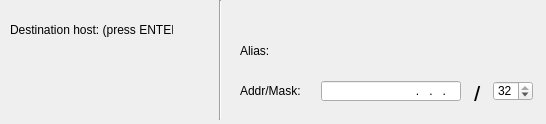
          <widget class="QWidget" name="TabPage1" >
           <property name="geometry" >
            <rect>
             <x>0</x>
             <y>0</y>
             <width>546</width>
             <height>124</height>
            </rect>
           </property>
           <attribute name="title" >
            <string>Destination</string>
           </attribute>
           <widget class="NMGHostInformationComboWidget" native="1" name="destHost" >
            <property name="geometry" >
             <rect>
              <x>10</x>
              <y>60</y>
              <width>200</width>
              <height>40</height>
             </rect>
            </property>
           </widget>
           <widget class="QLabel" name="textLabel4_2" >
            <property name="geometry" >
             <rect>
              <x>10</x>
              <y>20</y>
              <width>163</width>
              <height>20</height>
             </rect>
            </property>
            <property name="text" >
             <string>Destination host: (press ENTER)</string>
            </property>
            <property name="wordWrap" >
             <bool>false</bool>
            </property>
           </widget>
           <widget class="Line" name="line16_2" >
            <property name="geometry" >
             <rect>
              <x>210</x>
              <y>0</y>
              <width>20</width>
              <height>120</height>
             </rect>
            </property>
            <property name="frameShape" >
             <enum>QFrame::VLine</enum>
            </property>
            <property name="frameShadow" >
             <enum>QFrame::Sunken</enum>
            </property>
           </widget>
           <widget class="QWidget" name="layoutWidget5" >
            <property name="geometry" >
             <rect>
              <x>240</x>
              <y>80</y>
              <width>294</width>
              <height>22</height>
             </rect>
            </property>
            <layout class="QHBoxLayout" >
             <item>
              <widget class="QLabel" name="textLabel7" >
               <property name="minimumSize" >
                <size>
                 <width>75</width>
                 <height>20</height>
                </size>
               </property>
               <property name="maximumSize" >
                <size>
                 <width>75</width>
                 <height>20</height>
                </size>
               </property>
               <property name="text" >
                <string>Addr/Mask:</string>
               </property>
               <property name="wordWrap" >
                <bool>false</bool>
               </property>
              </widget>
             </item>
             <item>
              <widget class="QLineEdit" name="destAddress" >
               <property name="minimumSize" >
                <size>
                 <width>140</width>
                 <height>20</height>
                </size>
               </property>
               <property name="maximumSize" >
                <size>
                 <width>140</width>
                 <height>20</height>
                </size>
               </property>
               <property name="inputMask" >
                <string>000.000.000.000; </string>
               </property>
               <property name="text" >
                <string>...</string>
               </property>
               <property name="alignment" >
                <set>Qt::AlignRight</set>
               </property>
              </widget>
             </item>
             <item>
              <widget class="QLabel" name="textLabel33_2" >
               <property name="minimumSize" >
                <size>
                 <width>20</width>
                 <height>20</height>
                </size>
               </property>
               <property name="maximumSize" >
                <size>
                 <width>20</width>
                 <height>20</height>
                </size>
               </property>
               <property name="font" >
                <font>
                 <pointsize>15</pointsize>
                </font>
               </property>
               <property name="text" >
                <string>&lt;font size="+1">&lt;font size="+1">&lt;font size="+1">&lt;p align="center">/&lt;/p>&lt;/font>&lt;/font>&lt;/font></string>
               </property>
               <property name="wordWrap" >
                <bool>false</bool>
               </property>
              </widget>
             </item>
             <item>
              <widget class="QSpinBox" name="destMask" >
               <property name="minimumSize" >
                <size>
                 <width>40</width>
                 <height>20</height>
                </size>
               </property>
               <property name="maximumSize" >
                <size>
                 <width>40</width>
                 <height>20</height>
                </size>
               </property>
               <property name="minimum" >
                <number>1</number>
               </property>
               <property name="maximum" >
                <number>32</number>
               </property>
               <property name="value" >
                <number>32</number>
               </property>
              </widget>
             </item>
            </layout>
           </widget>
           <widget class="QWidget" name="layoutWidget6" >
            <property name="geometry" >
             <rect>
              <x>240</x>
              <y>40</y>
              <width>202</width>
              <height>22</height>
             </rect>
            </property>
            <layout class="QHBoxLayout" >
             <item>
              <widget class="QLabel" name="textLabel41_2" >
               <property name="minimumSize" >
                <size>
                 <width>75</width>
                 <height>20</height>
                </size>
               </property>
               <property name="maximumSize" >
                <size>
                 <width>75</width>
                 <height>20</height>
                </size>
               </property>
               <property name="text" >
                <string>Alias:</string>
               </property>
               <property name="wordWrap" >
                <bool>false</bool>
               </property>
              </widget>
             </item>
             <item>
              <widget class="QLabel" name="destAlias" >
               <property name="minimumSize" >
                <size>
                 <width>120</width>
                 <height>20</height>
                </size>
               </property>
               <property name="maximumSize" >
                <size>
                 <width>120</width>
                 <height>20</height>
                </size>
               </property>
               <property name="font" >
                <font>
                 <pointsize>10</pointsize>
                 <weight>75</weight>
                 <bold>true</bold>
                </font>
               </property>
               <property name="text" >
                <string/>
               </property>
               <property name="alignment" >
                <set>Qt::AlignLeading|Qt::AlignLeft|Qt::AlignVCenter</set>
               </property>
               <property name="wordWrap" >
                <bool>false</bool>
               </property>
              </widget>
             </item>
            </layout>
           </widget>
          </widget>
